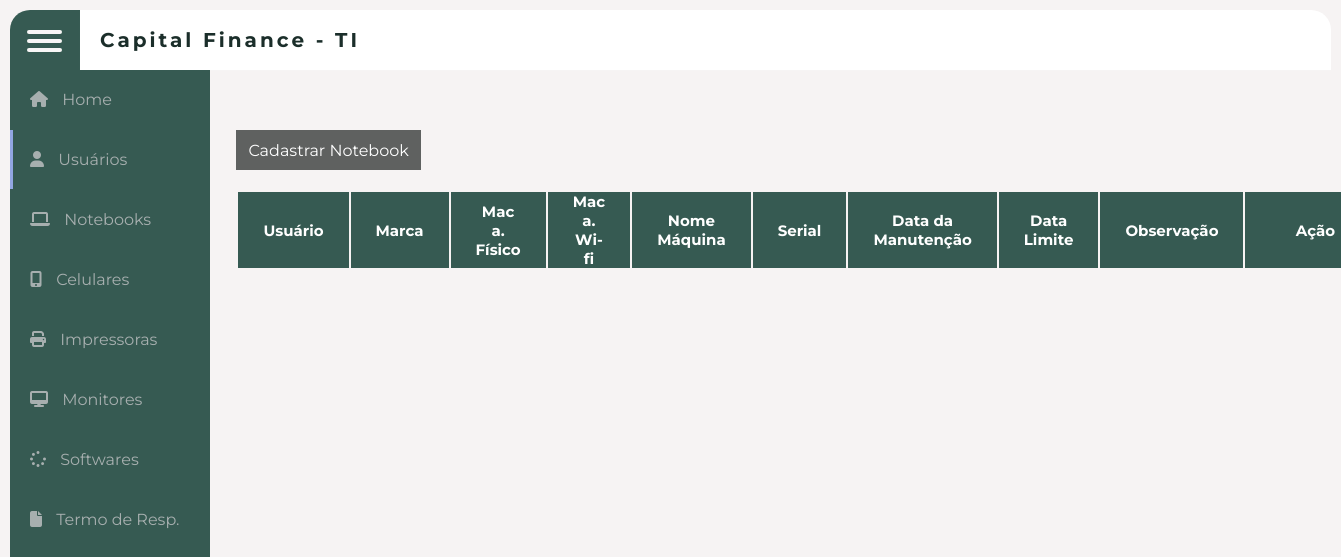
Page /notebook on the earlier database version.
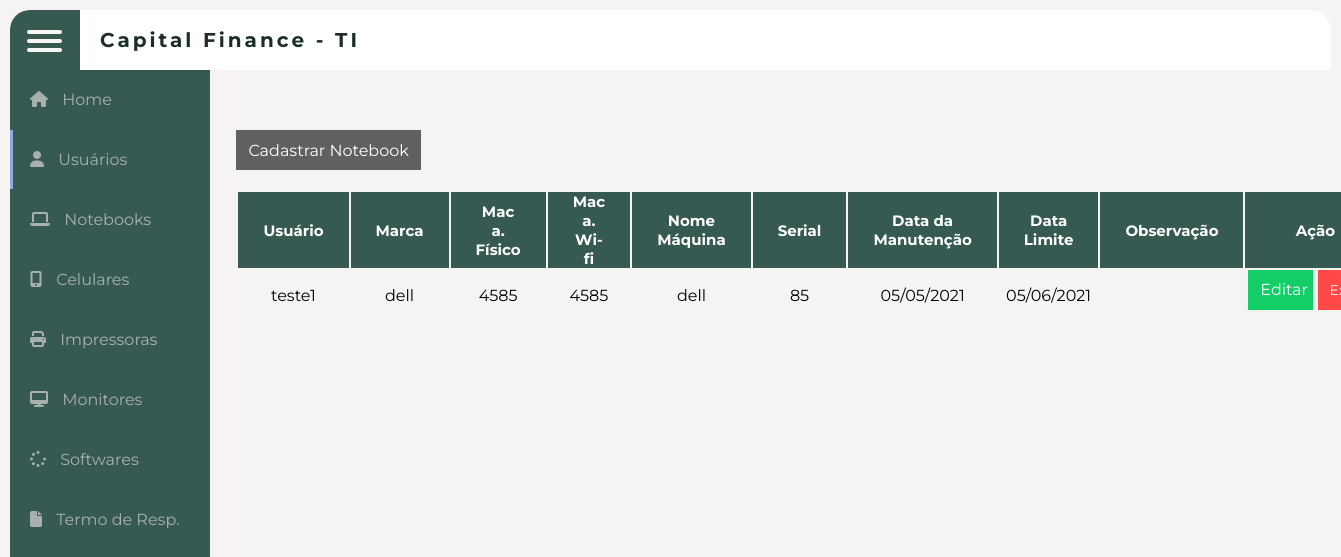
Same page on the later database version.
### app.py (models this page shows, shortened)
class cadastro_notebook(db.Model):
    __tablename__="notebook"
    id = db.Column(db.Integer,primary_key=True)
    usuario = db.Column(db.String(80), nullable=False)
    marca = db.Column(db.String(100), nullable=False)
    mac_address_fisico = db.Column(db.String(200), nullable=False)
    mac_address_wifi = db.Column(db.String(200), nullable=False)
    nome_maquina = db.Column(db.String(100), nullable=False)
    serial = db.Column(db.String(80), nullable=False)
    observacao = db.Column(db.String(100))
    data_limite = db.Column(db.Integer)
    data_manutencao = db.Column(db.Integer)

### app.py (the view, shortened to what this page needs)
@app.route("/notebook", methods=["POST", "GET"])
def notebook():
    notes = cadastro_notebook.query.all()
    return render_template("notebook.html",notes=notes)

### templates/notebook.html (shortened to what this page needs)
{%extends "index.html"%}
{%block conteudo%}
    <link rel="stylesheet" href="../static/css/notebook.css">
<body>
<form action="{{url_for('notebook')}}" method="POST">
    <main>
        <button type="button" class="button blue" id="cadastrarColab">Cadastrar Notebook</button>
        <table class="records">
            <thead>
                <tr>
                    <th>Usuário</th>
                    <th>Marca</th>
                    <th>Mac a. Físico</th>
                    <th>Mac a. Wi-fi</th>
                    <th>Nome Máquina</th>
                    <th>Serial</th>
                    <th>Data da Manutenção</th>
                    <th>Data Limite</th>
                    <th>Observação</th>
                    <th>Ação</th>
                </tr>
            </thead>
            <tbody>
                <tr>
                {%for note in notes%}
                        <td>{{note.usuario}}</td>
                        <td>{{note.marca}}</td>
                        <td>{{note.mac_address_fisico}}</td>
                        <td>{{note.mac_address_wifi}}</td>
                        <td>{{note.nome_maquina}}</td>
                        <td>{{note.serial}}</td>
                        <td>{{note.data_manutencao}}</td>
                        <td>{{note.data_limite}}</td>
                        <td>{{note.observacao}}</td>
                    <td>
                        <a href="/editar_notebook/{{note.id}}"><button type="button" class="button green">Editar</button></a>
                        <a href="/remover_notebook/{{note.id}}"><button type="button" class="button red">Excluir</button></a>
                    </td>
                </tr>
                {%endfor%}
            </tbody>
        </table>
    </main>
</form>
</body>
{%endblock%}

Differences in the rows shown:
added cadastro_notebook: usuario "teste1", marca "dell", mac_address_fisico "4585", mac_address_wifi "4585", nome_maquina "dell", serial "85", data_manutencao "05/05/2021", data_limite "05/06/2021"
